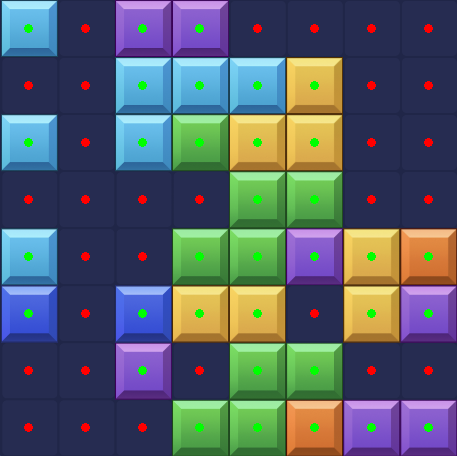
#> input picture debug_grid.png, 457 x 456 px
$ python -i detector.py   (imports and definitions only)
#> lines starting #> are read from the running program, lines starting #| are printed output that depends on the picture; after the words box and inside, x2 and y2 are one past the last pixel; in counts of white or black regions, pixels touching at a corner belong together
### src/models.py
from __future__ import annotations
from dataclasses import dataclass, field
import numpy as np


@dataclass
class Grid:
    cells: np.ndarray  # shape (8, 8), dtype bool; True = occupied

    @classmethod
    def empty(cls) -> Grid:
        return cls(cells=np.zeros((8, 8), dtype=bool))

    def copy(self) -> Grid:
        return Grid(cells=self.cells.copy())

    # [8 lines left out: function __str__, not called in this run]


@dataclass
class Piece:
    shape: np.ndarray  # 2D bool array (H x W), minimal bbox

    @property
    def height(self) -> int:
        return self.shape.shape[0]

    @property
    def width(self) -> int:
        return self.shape.shape[1]

    def cells(self) -> list[tuple[int, int]]:
        """List of (row, col) offsets that are True."""
        return [(r, c) for r in range(self.height) for c in range(self.width) if self.shape[r, c]]

    def cell_count(self) -> int:
        return int(self.shape.sum())

    def __str__(self) -> str:
        rows = []
        for r in range(self.height):
            row = ""
            for c in range(self.width):
                row += "█" if self.shape[r, c] else " "
            rows.append(row)
        return "\n".join(rows)


@dataclass
class Placement:
    piece_idx: int
    row: int
    col: int
    rows_cleared: list[int] = field(default_factory=list)
    cols_cleared: list[int] = field(default_factory=list)

    @property
    def lines_cleared(self) -> int:
        return len(self.rows_cleared) + len(self.cols_cleared)


@dataclass
class SolveResult:
    placements: list[Placement]
    total_score: int
    order: list[int]  # piece indices in placement order

### src/detector.py
"""Detect grid state and piece shapes from captured screenshot regions.

Grid detection strategy:
  - Divide the grid ROI into 8×8 equal cells.
  - For each cell, sample a central 5×5 pixel patch.
  - Compare average brightness to a threshold: dark = empty, bright/colored = occupied.

Piece detection strategy:
  - Divide the pieces ROI into 3 equal horizontal zones (one per piece).
  - In each zone, find the bounding box of non-background pixels.
  - Divide the bounding box into a small grid (cell size estimated from piece scale).
  - Build a boolean shape matrix.
"""
from __future__ import annotations

import numpy as np
import cv2
from .models import Grid, Piece

GRID_SIZE = 8
PIECE_COUNT = 3

# HSV saturation threshold: pixels with saturation > this are considered "colored" (filled)
SAT_THRESHOLD = 136
# Brightness threshold for the grid background (0-255); below = dark = empty
BRIGHTNESS_THRESHOLD = 90


# [24 lines left out: function parse_grid, not called in this run]


def parse_pieces(pieces_img: np.ndarray) -> list[Piece]:
    """Given an RGB image of the piece panel, return up to 3 Piece objects."""
    h, w = pieces_img.shape[:2]
#> h = 456; w = 457
    zone_w = w // PIECE_COUNT
#> zone_w = 152
    pieces: list[Piece] = []

    print(f"[pieces] panel size: {w}×{h}px, zone width: {zone_w}px each")
#| [pieces] panel size: 457×456px, zone width: 152px each

    for i in range(PIECE_COUNT):
        zone = pieces_img[:, i * zone_w: (i + 1) * zone_w]
        print(f"[pieces] --- zone {i + 1} ---")
        piece = _detect_piece_in_zone(zone, slot=i + 1)
        if piece is not None:
            pieces.append(piece)
            print(f"[pieces] zone {i + 1}: detected {piece.height}×{piece.width} piece, {piece.cell_count()} cells")
            print(piece)
        else:
            print(f"[pieces] zone {i + 1}: empty (no piece detected)")
#> this loop made 3 passes
#> (grid_rows in _detect_piece_in_zone, grid_cols in _detect_piece_in_zone) on passes 2 to 3: (1, 1), (1, 1)
#> (grid_rows in _detect_piece_in_zone, grid_cols in _detect_piece_in_zone) on pass 1: (18, 6)
#> (printed output is left out)
#> pass 1, in parse_pieces, `zone = pieces_img[:, i * zone_w: (i + 1) * zone_w]`:
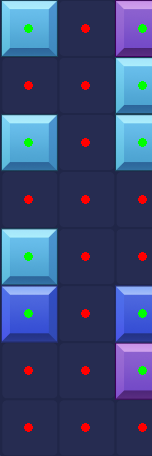
#> zone: shape (456, 152, 3); mean R, G, B 58.7, 75.4, 119.6
#> pass 1, in _detect_piece_in_zone, `sat_mask = hsv[:, :, 1] > SAT_THRESHOLD`:
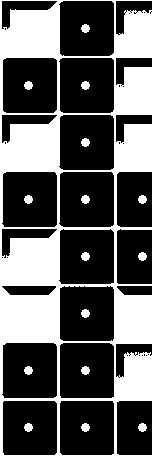
#> sat_mask: shape (456, 152) bool; 35.7% white; 16 white regions, largest, box (x1, y1, x2, y2) and area: (0, 0, 152, 456) 23808, (81, 24, 90, 33) 61, (24, 81, 33, 90) 61
#> pass 1, in _detect_piece_in_zone, `val_mask = hsv[:, :, 2] > 180`:
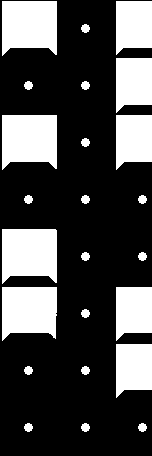
#> val_mask: shape (456, 152) bool; 28.9% white; 24 white regions, largest, box (x1, y1, x2, y2) and area: (2, 1, 57, 56) 2656, (2, 115, 57, 170) 2656, (2, 229, 57, 284) 2655
#> after the loop:
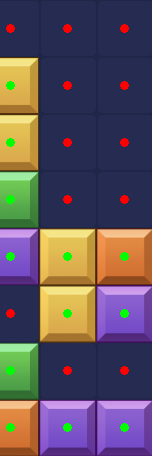
#> zone: shape (456, 152, 3); mean R, G, B 95.9, 84.2, 93.8
#> after the loop, pieces = 3 items

    return pieces


def _detect_piece_in_zone(zone: np.ndarray, slot: int = 0) -> Piece | None:
    """Detect a single piece shape within a zone image."""
    hsv = cv2.cvtColor(zone, cv2.COLOR_RGB2HSV)
    sat_mask = hsv[:, :, 1] > SAT_THRESHOLD
    val_mask = hsv[:, :, 2] > 180
    not_white = hsv[:, :, 1] > 30
    mask = sat_mask | (val_mask & not_white)

    mask_u8 = mask.astype(np.uint8) * 255
    kernel = np.ones((3, 3), np.uint8)
    mask_u8 = cv2.morphologyEx(mask_u8, cv2.MORPH_CLOSE, kernel)
    mask_u8 = cv2.morphologyEx(mask_u8, cv2.MORPH_OPEN, kernel)

    coords = np.argwhere(mask_u8 > 0)
    print(f"[pieces] zone {slot}: colored pixels after morphology: {len(coords)}")
    if len(coords) < 9:
        return None

    r_min, c_min = coords.min(axis=0)
    r_max, c_max = coords.max(axis=0)
    bbox_h = r_max - r_min + 1
    bbox_w = c_max - c_min + 1
    print(f"[pieces] zone {slot}: bounding box {bbox_w}×{bbox_h}px at ({c_min},{r_min})")

    bbox = mask_u8[r_min: r_max + 1, c_min: c_max + 1]

    cell_size = _estimate_cell_size(bbox)
    if cell_size < 2:
        cell_size = max(bbox_h, bbox_w) // 5 or 1
    print(f"[pieces] zone {slot}: estimated cell size: {cell_size:.1f}px")

    grid_rows = max(1, round(bbox_h / cell_size))
    grid_cols = max(1, round(bbox_w / cell_size))
    print(f"[pieces] zone {slot}: shape grid {grid_cols}×{grid_rows}")

    shape = np.zeros((grid_rows, grid_cols), dtype=bool)
    for gr in range(grid_rows):
        for gc in range(grid_cols):
            y0 = int(gr * cell_size)
            y1 = int(min((gr + 1) * cell_size, bbox_h))
            x0 = int(gc * cell_size)
            x1 = int(min((gc + 1) * cell_size, bbox_w))
            cell_patch = bbox[y0:y1, x0:x1]
            fill_ratio = cell_patch.mean() / 255.0
            shape[gr, gc] = fill_ratio > 0.3
            print(f"[pieces] zone {slot}:   cell ({gr},{gc}) fill={fill_ratio:.2f} → {'█' if shape[gr, gc] else '·'}")

    shape = _trim_shape(shape)
    if shape.size == 0:
        return None
    return Piece(shape=shape)


def _estimate_cell_size(mask: np.ndarray) -> float:
    """Estimate single cell pixel size by finding the most common gap between filled rows."""
    row_sums = mask.mean(axis=1)
    filled_rows = np.where(row_sums > 50)[0]
    if len(filled_rows) < 2:
        return float(mask.shape[0])
    gaps = np.diff(filled_rows)
    gaps = gaps[gaps > 1]
    if len(gaps) == 0:
        return float(mask.shape[0])
    return float(np.median(gaps))


def _trim_shape(shape: np.ndarray) -> np.ndarray:
    rows = np.any(shape, axis=1)
    cols = np.any(shape, axis=0)
    if not rows.any() or not cols.any():
        return np.zeros((0, 0), dtype=bool)
    r0, r1 = np.where(rows)[0][[0, -1]]
    c0, c1 = np.where(cols)[0][[0, -1]]
    return shape[r0: r1 + 1, c0: c1 + 1]


# [66 lines left out: functions save_debug_image, save_debug_pieces_image, not called in this run]

>>> import cv2
>>> picture = cv2.cvtColor(cv2.imread('../debug_grid.png'), cv2.COLOR_BGR2RGB)
>>> result = parse_pieces(picture)
#> result = 3 items
